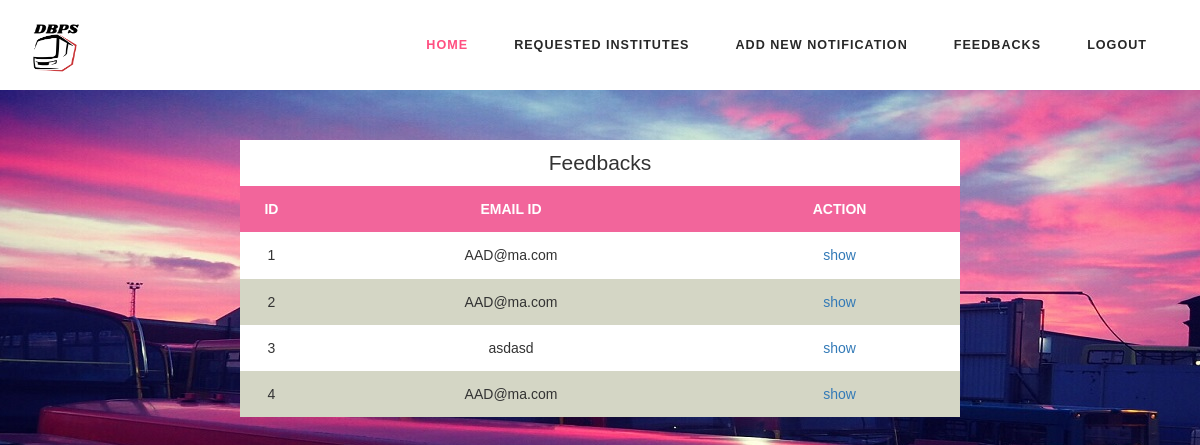
Page /feedback.php on the committed database.
### tables this page shows
CREATE TABLE `contact` (
  `con_id` int(10) NOT NULL,
  `first_name` varchar(10) NOT NULL,
  `last_name` varchar(10) NOT NULL,
  `mo_no` int(10) NOT NULL,
  `email` varchar(20) NOT NULL,
  `msg` varchar(50) NOT NULL
);

### feedback.php (the view, shortened to what this page needs)
<?php
	include('conn.php');
	$q1="select * from contact";
	$sel=mysqli_query($con,$q1);
?>
<!DOCTYPE html>
<html>
<head>
	<link href="css/bootstrap.css" rel="stylesheet" type="text/css" media="all" />
	<link href="css/style.css" rel="stylesheet" type="text/css" media="all" />
	<link rel="stylesheet" type="text/css" href="css/show.css">
</head>
<body>
	<div class="header" id="home">
		<div class="content white agile-info">
			<nav class="navbar navbar-default" role="navigation">
				<div class="container">
					<div class="navbar-header">
						<a class="navbar-brand" href="home_admin.html">
                            <img src="images1/logo.png" width="50px" height="50px" >
						</a>
					</div>
					<div class="collapse navbar-collapse" id="bs-example-navbar-collapse-1">
						<nav class="link-effect-2" id="link-effect-2">
							<ul class="nav navbar-nav navbar-right">
								<li class="active"><a href="home_admin.html">Home</a></li>
 		 					<li><a href="show_insti.php" >Requested Institutes</a></li>
 		 					<li><a href="notification.php" >Add New Notification </a></li>
 		 					<li><a href="feedback.php">Feedbacks</a></li>
 		 					<li><a href="home.html" >Logout</a></li>
							</ul>
						</nav>
					</div>
				</div>
			</nav>
		</div>
	</div>
<center>
	<article>
		<table align="center">
			<tr>
				<td colspan="7" class="h">Feedbacks</td>
			</tr>
			<tr>
				<th>ID</th>
				<th>EMAIL ID</th>
				<th>ACTION</th>
			</tr>
		<?php
		while($fetch=mysqli_fetch_array($sel))
		{
						$id=$fetch['con_id'];
            $email=$fetch['email'];
				?>
				<tr>
					<td>
						<?php echo $id."<br>";?>
				</td>
				<td>
					<?php echo $email."<br>";?>
				</td>
				<td><a href="show_feedback.php?id=<?php echo $id?>">show</a></td>
				</tr><?php
			}
?>
		</table>
	</article>
    	</center>
</body>
</html>

### css/style.css (style rules this page uses)
body { margin: 0; padding: 0; background: #fff; font-family: 'Open Sans', sans-serif; }
ul { margin: 0; padding: 0; }
p, ul, ol { font-size: 14px; letter-spacing: 1px; }
input[type="submit"], a, .nbs-flexisel-nav-left, .nbs-flexisel-nav-right { transition: .5s ease-in; -webkit-transition: .5s ease-in; -moz-transition: .5s ease-in; -o-transition: .5s ease-in; -ms-transition: .5s ease-in; }
.content { margin: 0; padding: 0px; }
.content.white { background: #fff; padding: 1em 0; }
.navbar { position: relative; min-height: 50px; margin-bottom: 0!important; border: 1px solid transparent; }
.navbar-default { background-color: #fff; border-color: #fff; }
.navbar-brand { float: left; padding: 8px 15px; margin-bottom: 10px; }
.navbar-default .navbar-nav>li>a { color: #282828; font-size: 0.9em; letter-spacing: 1px; font-weight: 600; text-transform: uppercase; padding: 20px 8px; }
.navbar-nav>li>a { padding-top: 18px; padding-bottom: 15px; }
.navbar-default .navbar-nav>.active>a:before { background: #ff4f81; transform: translateX(0); -webkit-transform: translateX(0); -moz-transform: translateX(0); -o-transform: translateX(0); -ms-transform: translateX(0); }
.navbar-default .navbar-nav>.active>a, .navbar-default .navbar-nav>.active>a:hover, .navbar-default .navbar-nav>.active>a:focus { color: #ff4f81; background: none; }
.navbar-nav>li { margin: 0 15px; }

### css/show.css (style rules this page uses)
body { background: url(../images1/bb.jpg)no-repeat center; background-attachment: fixed; background-size: cover; line-height: 3.3em; font-family: sans-serif; }
.h { height: 30px; font-size: 1.5em; }
table { margin-top: 50px; margin-bottom: 50px; background-color: #99b3ff; text-align: center; border: 0px solid black ; opacity: 0.5em; width: 60%; }
th { text-align: center; background-color: #f2659b; font-size: 1em; color: white; }
tr:nth-child(even) { font-size: 1em; background: #d4d6c5; }
tr:nth-child(odd) { font-size: 1em; background: white; }
article { overflow-x: auto; overflow-wrap: all; overflow-y: auto; text-overflow: all; }

### rows in the picture
contact: con_id "1", email "AAD@ma.com"
contact: con_id "2", email "AAD@ma.com"
contact: con_id "3", email "asdasd"
contact: con_id "4", email "AAD@ma.com"
